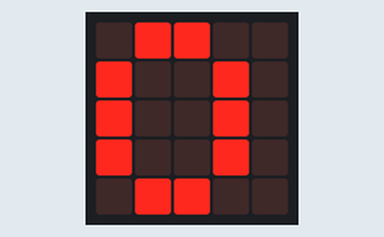
This program was run on a simulated BBC micro:bit (MakeCode). On the bench: the board's 5×5 LED display.

Above: at 0.1 s.
At 1.8 s:
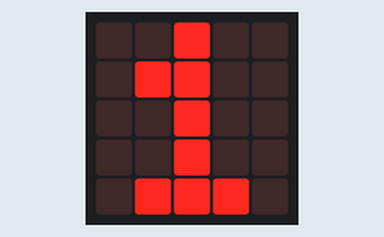
At 3.6 s:
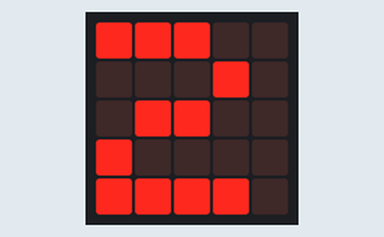
At 7.1 s:
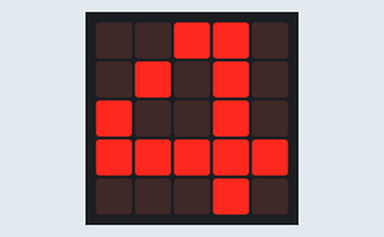
At 19.8 s:
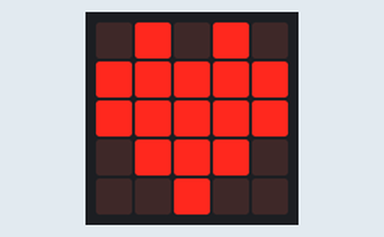
At 38.5 s:
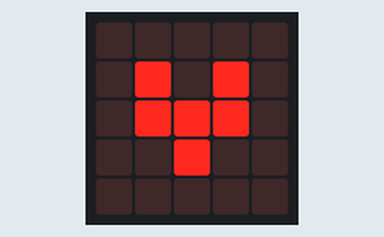

Measured:
- what the display in image 1 shows lasts 1.7 s, from 1.8 s to 3.5 s
- what the display in image 4 shows lasts 1.1 s, from 19.8 s to 20.9 s

The program:

main.ts
```typescript
let contador = 0
// Bucle while que cuenta del 0 al 4
basic.forever(function () {
    while (contador < 5) {
        basic.showNumber(contador)
        basic.pause(1000)
        contador += 1
    }
    // Bucle for que muestra un corazón latiendo 5 veces
    for (let index = 0; index < 5; index++) {
        basic.showIcon(IconNames.Heart)
        basic.pause(500)
        basic.showIcon(IconNames.SmallHeart)
        basic.pause(500)
    }
})
```

test.ts
```typescript
// aquí va el archivo "tests"; esto no se compilará cuando este paquete se utilice como una extensión.
```
